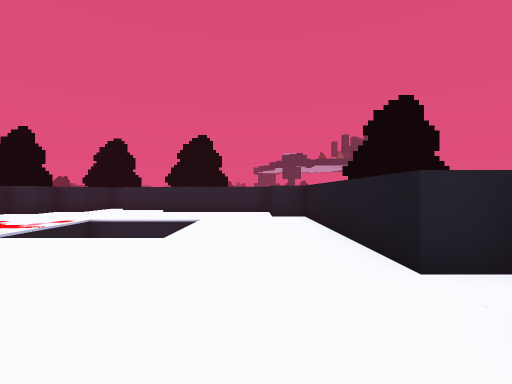
[1] (above)

12 first-person views from a walk through a 3-D level made in the Godot game engine. The camera is 1.5 m above the floor, looks level and sees 85° across. The floor is counted in squares, 2 m on a side. Each view is taken from the middle of a square. On the plan, view 1 faces up. The plan holds only what a view shows up to about 10 squares ahead; the rest is blank. The place goes on beyond the plan. Flat picture figures and markers are left out. Characters and animated objects are left out. Door leaves are left out where a doorway can be walked through.

[2]
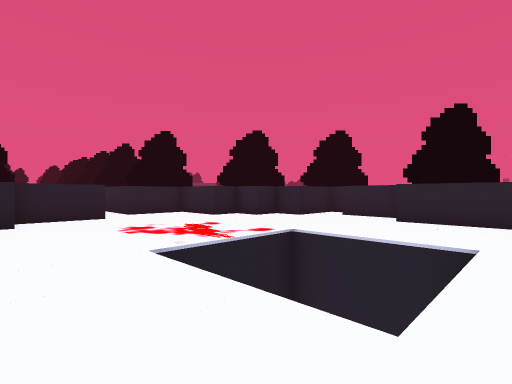

[3]
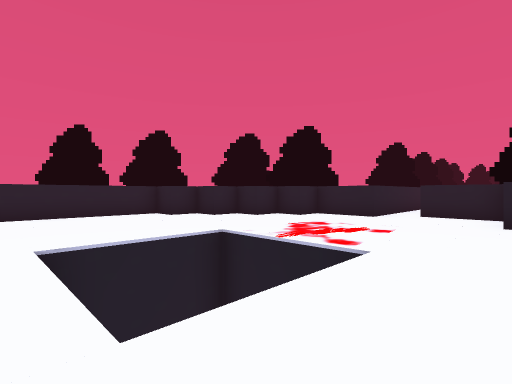

[4]
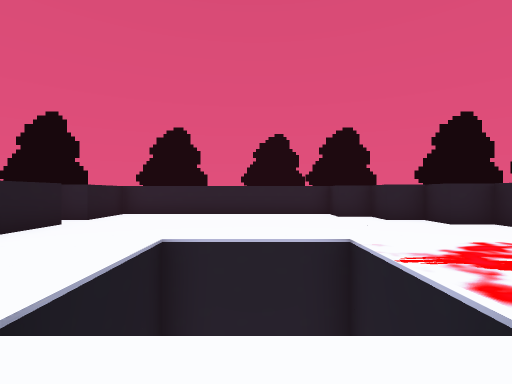

[5]
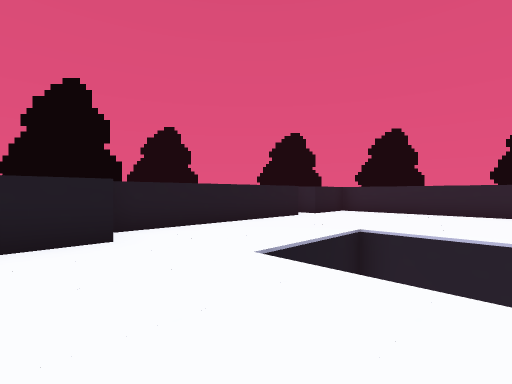

[6]
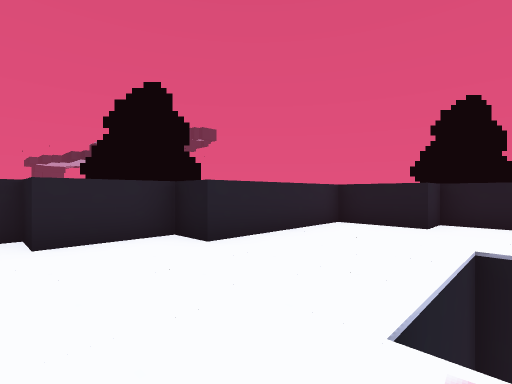

[7]
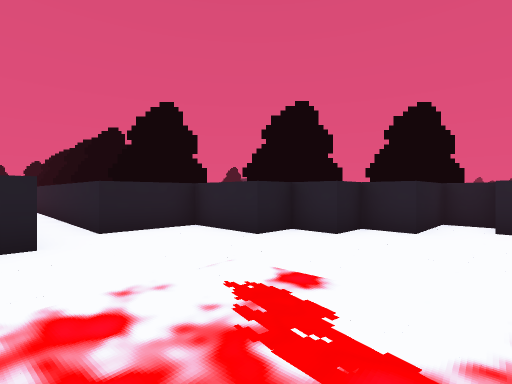

[8]
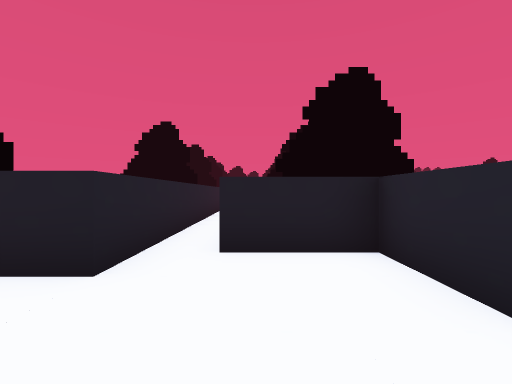

[9]
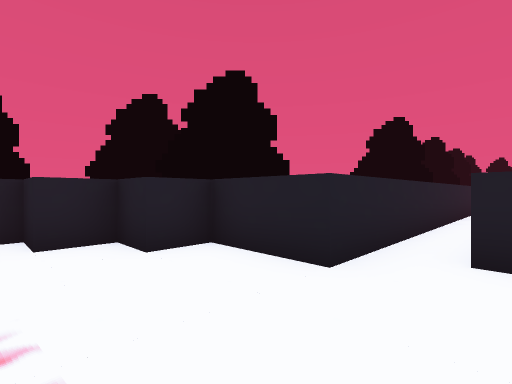

[10]
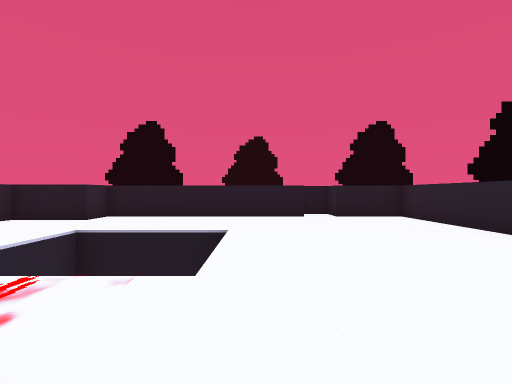

[11]
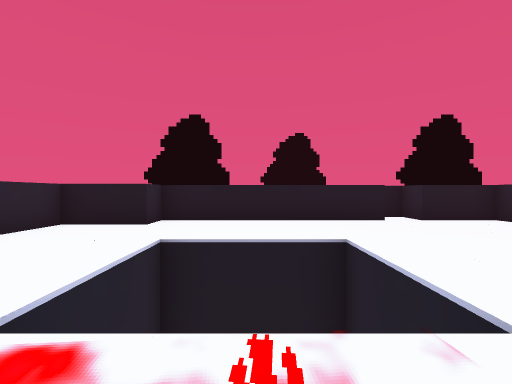

[12]
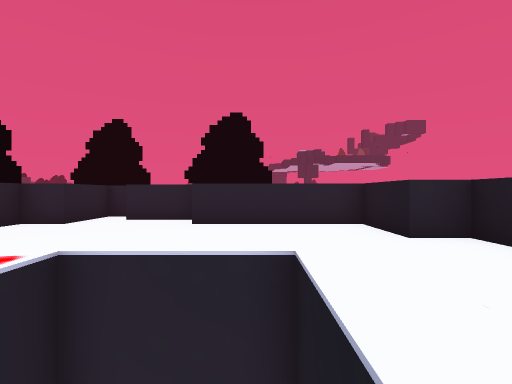

### Floor plan
Points are (right, up) in squares from view 1. A wall is a line through its corners. A room is listed if a view was taken in it or the views show most of it. See-through windows are left out.
Room 1 (views 1, 2, 3, 4, 5, 6, 7, 8, 9, 10, 11, 12)
walls: (-18.1, 5.5) (-9.5, 5.5) (-9.5, 3.5) (-8.5, 3.5) (-8.5, 2.5) (-7.5, 2.5) (-7.5, 1.5) (-6.5, 1.5) (-6.5, 0.5) (-5.5, 0.5) (-5.5, -0.5) (1.5, -0.5) (1.5, 1.5) (2.5, 1.5) (2.5, 2.5) (1.5, 2.5) (1.5, 8.5) (0.5, 8.5) (0.5, 10.5) (-3.5, 10.5) (-3.5, 11.5) (-5.5, 11.5) (-5.5, 12.5) (-6.5, 12.5) (-6.5, 10.5) (-7.5, 10.5) (-7.5, 9.5) (-8.5, 9.5) (-8.5, 8.5) (-10.5, 8.5) (-10.5, 6.5) (-17.5, 6.5)

Where each view was taken, in squares from view 1:
view 1: 0 up, 0 right, facing up
view 2: 3 up, 1 left, facing up-left
view 3: 9 up, 1 left, facing down-left
view 4: 9 up, 3 left, facing down
view 5: 10 up, 4 left, facing down-right
view 6: 7 up, 6 left, facing up-right
view 7: 5 up, 5 left, facing up-left
view 8: 7 up, 7 left, facing left
view 9: 7 up, 7 left, facing down-left
view 10: 4 up, 7 left, facing right
view 11: 6 up, 6 left, facing right
view 12: 4 up, 2 left, facing up
